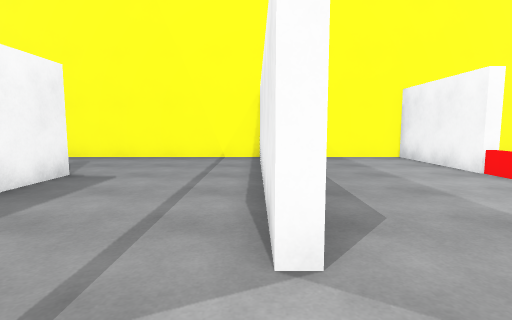
view 1 (above)

16 first-person views from a walk through a scene from a Unity 3-D project. The camera is 1.2 m above the floor, tilts 6° down and sees 80° across. Doors are open. The floor is counted in squares, 1.11 m on a side. Each view is taken from the middle of a square. On the plan, view 1 faces up. The plan holds only what a view shows up to about 13 squares ahead; the rest is blank. The player character is not drawn. Surface patterns are stand-ins for the level's own textures.

view 2
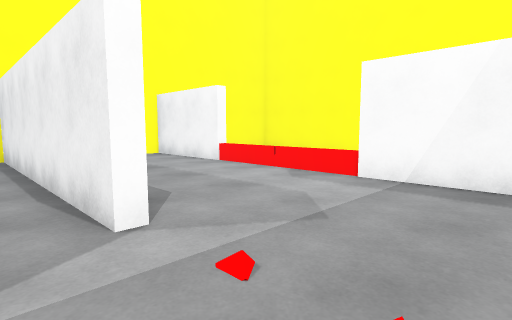

view 3
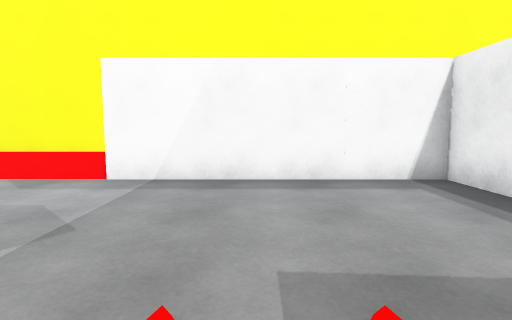

view 4
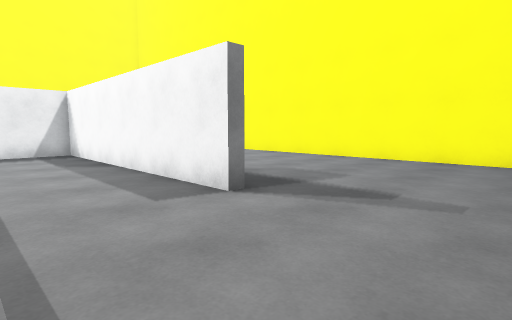

view 5
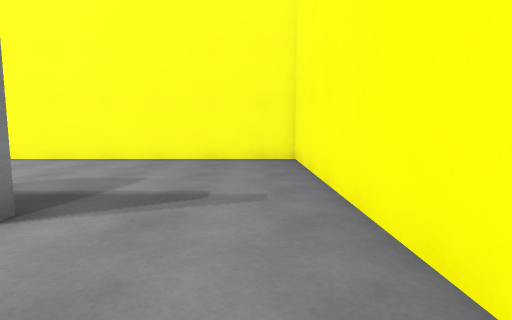

view 6
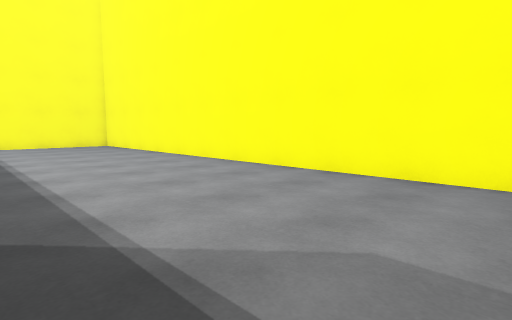

view 7
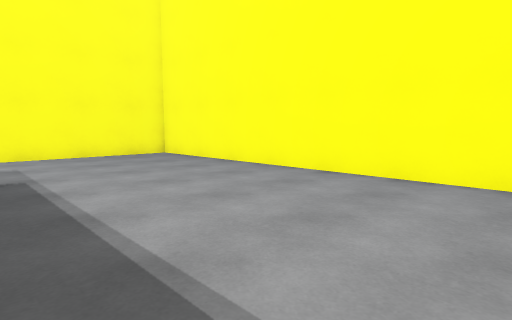

view 8
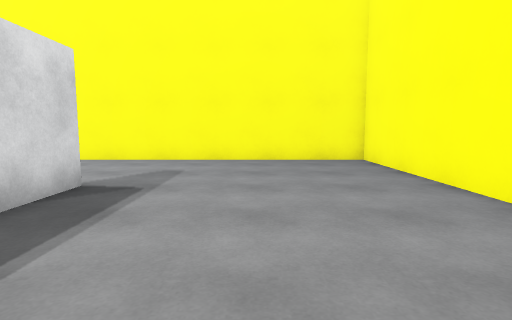

view 9
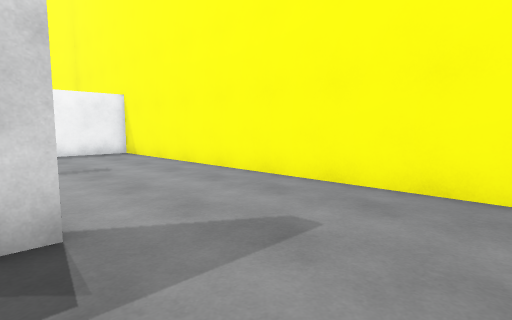

view 10
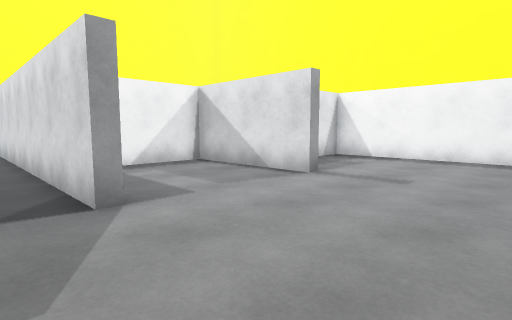

view 11
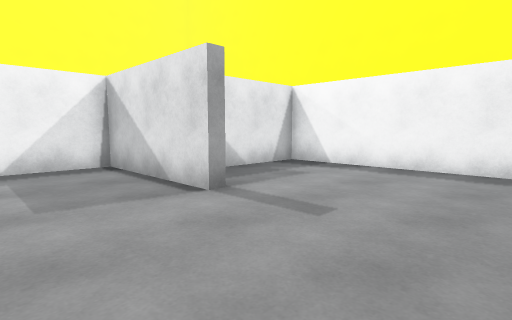

view 12
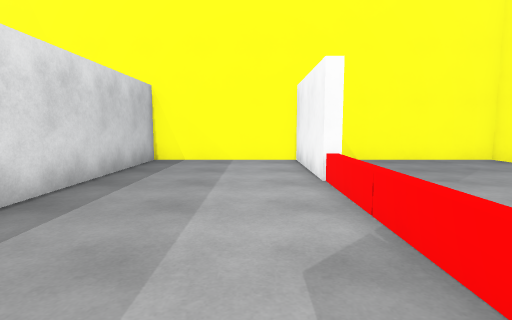

view 13
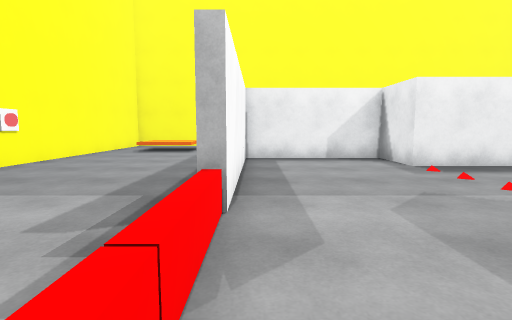

view 14
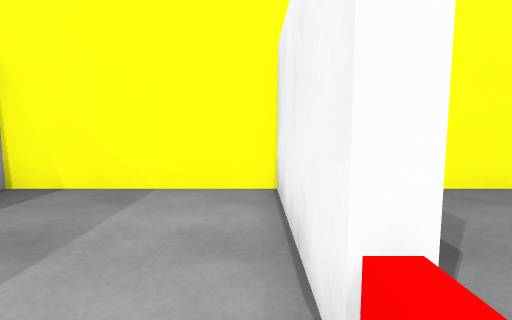

view 15
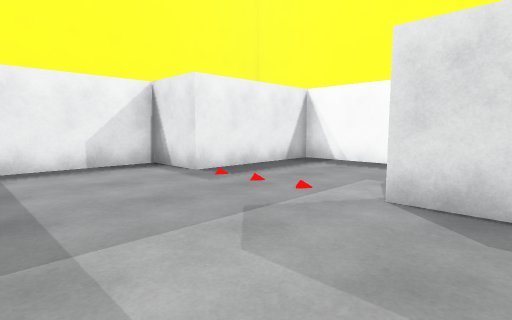

view 16
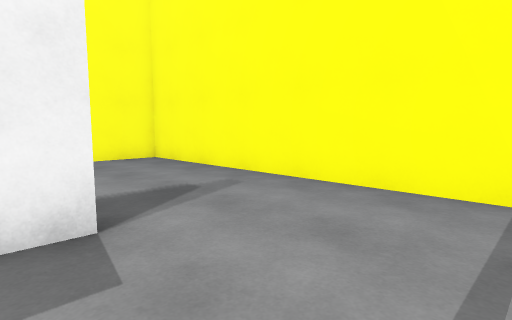

### Floor plan
Points are (right, up) in squares from view 1. A wall is a line through its corners. A room is listed if a view was taken in it or the views show most of it. See-through windows are left out.
Room 1 (views 1, 2, 3, 4, 5, 6, 7, 8, 9, 10, 11, 12, 13, 14, 15, 16)
walls: (-4.3, -7.7) (-4.7, -7.7) (-4.7, 2.8); (0.6, -7.7) (0.1, -7.7) (0.1, -3.1) (-2.6, -3.1); (-4.8, 7) (-4.3, 7) (-4.3, -2.7) (0.5, -2.7) (0.5, -5) (5.4, -5) (5.4, 11.4) (0.5, 11.4) (0.5, 2.2) (0.1, 2.2) (0.1, 11.4) (-11.7, 11.4) (-11.7, -12.4) (5.4, -12.4) (5.4, -5.4) (2.4, -5.4); (5.2, 2.2) (5.7, 2.2); (5.9, 7.2) (5.4, 7.2); (8.5, 11.4) (6.9, 11.4)
ways out: gap at (6, 2); gap at (6, 7)

Where each view was taken, in squares from view 1:
view 1: 0 up, 0 right, facing up
view 2: 1 down, 1 left, facing up-right
view 3: 1 down, 1 left, facing right
view 4: 11 up, 1 left, facing down-left
view 5: 10 up, 1 left, facing left
view 6: 7 up, 5 left, facing down-left
view 7: 0 up, 5 left, facing down-left
view 8: 2 down, 8 left, facing down
view 9: 7 down, 8 left, facing down-right
view 10: 12 down, 6 left, facing up-right
view 11: 12 down, 3 left, facing up-right
view 12: 1 up, 4 right, facing up
view 13: 6 up, 5 right, facing down
view 14: 6 up, 5 right, facing up
view 15: 4 up, 5 right, facing down-left
view 16: 6 up, 1 left, facing up-left
